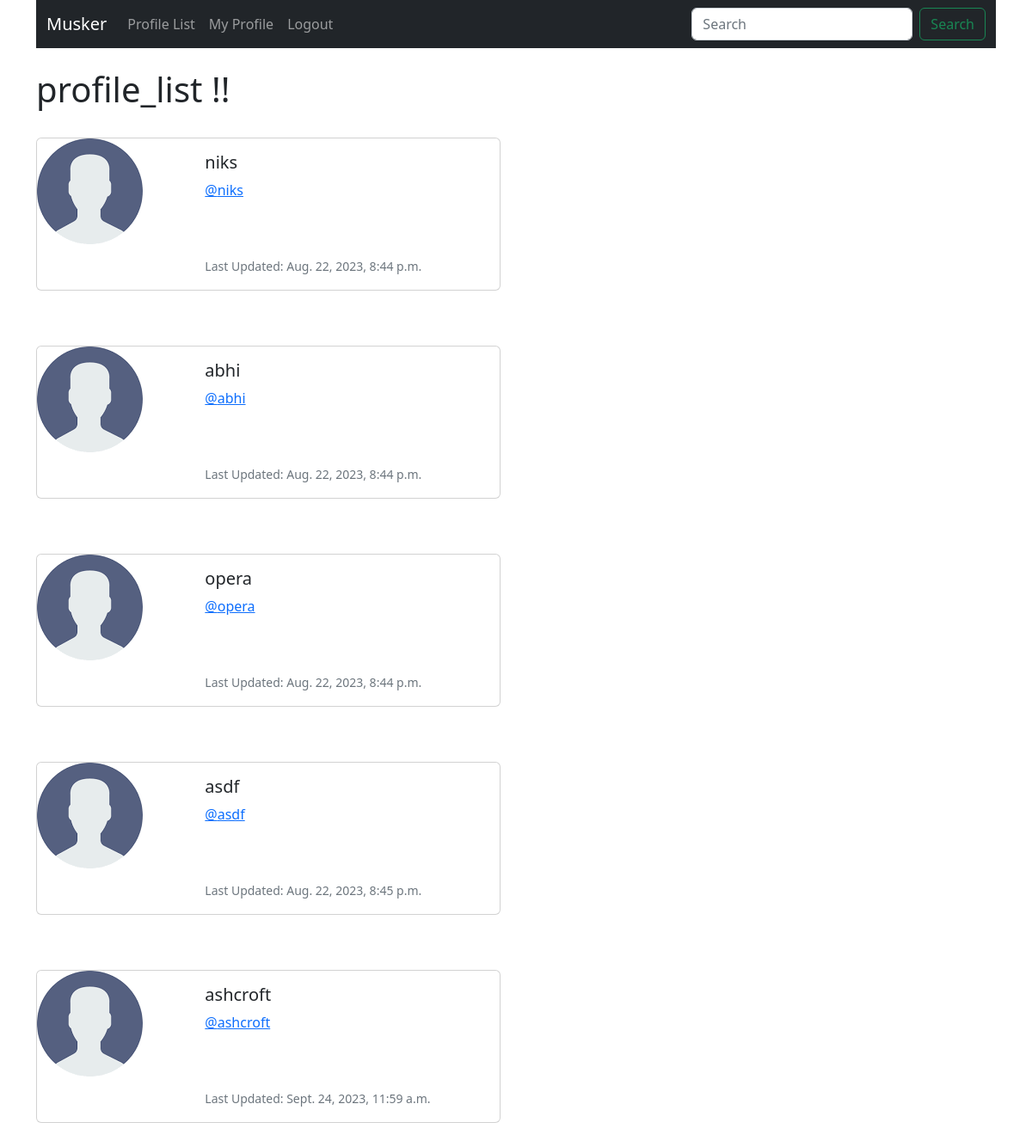
/profile_list/ (signed in), run on an earlier commit of the app's database.
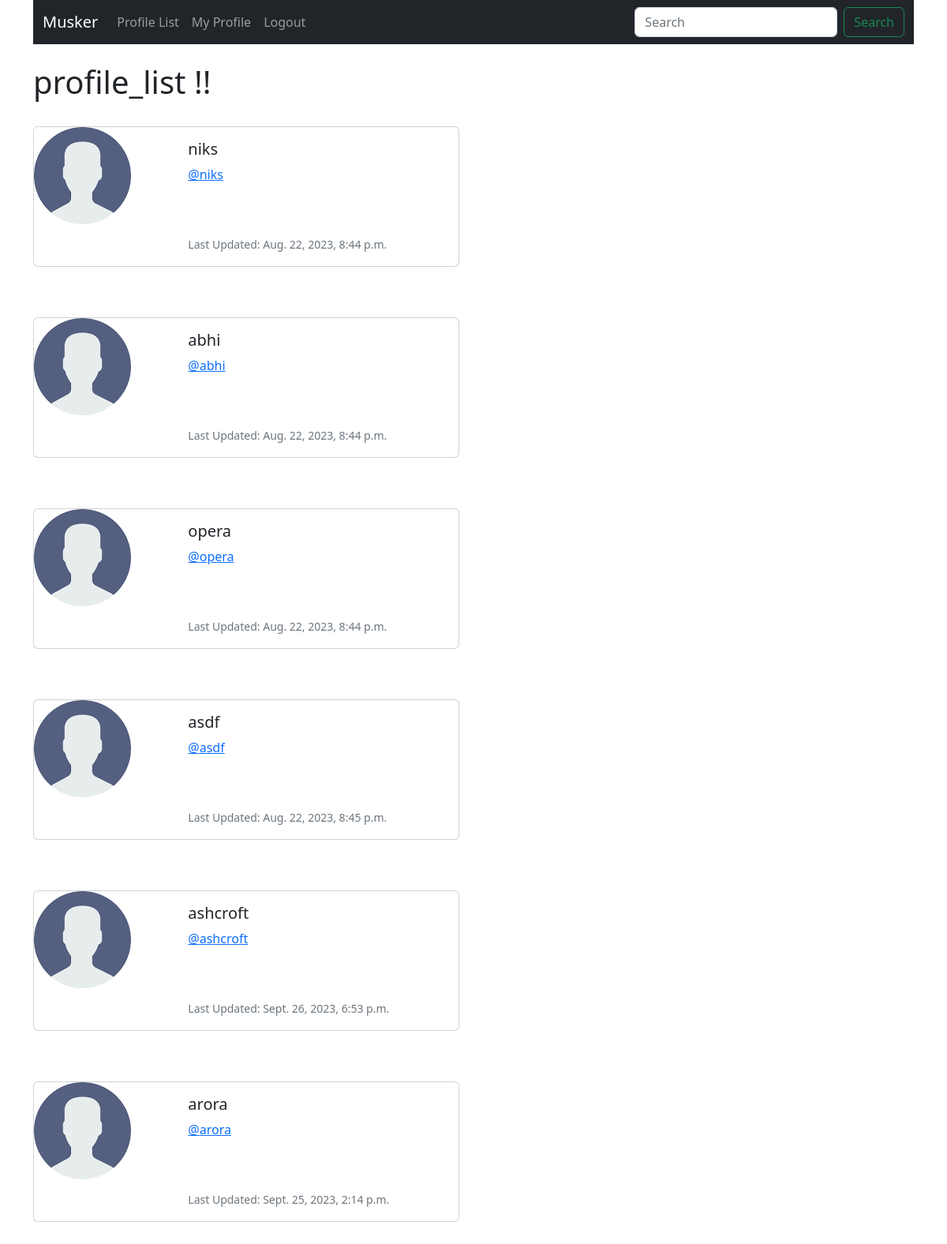
And on a later commit of the database.
### musker/models.py (models this page shows, shortened)
class Profile(models.Model):
    user = models.OneToOneField(User, on_delete=models.CASCADE)
    follows = models.ManyToManyField('self',
        related_name="followed_by",
        symmetrical=False,
        blank=True)
    date_modified = models.DateTimeField(User, auto_now=True)
    profile_image = models.ImageField(null=True, blank=True, upload_to="images/")

### musker/views.py (the view)
# urls.py: path("profile_list/", views.profile_list, name='profile_list'),
def profile_list(request):
    if request.user.is_authenticated:
        profiles = Profile.objects.exclude(user=request.user)
        return render(request, "profile_list.html", {"profiles":profiles})
    else:
        messages.success(request, ("you must be logged in to view this page"))
        return redirect("home")

### musker/templates/profile_list.html
{% extends "base.html"%} {% load static %} {% block content %}
<h1>profile_list !!</h1>
<br />
{% if profiles %} {% for profile in profiles %}
<div class="card mb-3" style="max-width: 540px">
  <div class="row g-0">
    <div class="col-md-4">
      {% if profile.profile_image %}
      <img
        src="{{ profile.profile_image.url }}"
        width="125"
        height="125"
        class="img-fluid"
        alt="{{profile.user.username}}"
      />
      {% else %}
      <img
        src="{% static 'images/dummy.png' %}"
        class="img-fluid rounded-start"
        alt="default profile"
      />
      {% endif %}
    </div>
    <div class="col-md-8">
      <div class="card-body">
        <h5 class="card-title">{{ profile.user.username }}</h5>
        <p class="card-text">
          <a href="{% url 'profile' profile.user.id %}"
            >@{{ profile.user.username|lower}}</a
          >
        </p>
        <br /><br />
        <p class="card-text">
          <small class="text-muted"
            >Last Updated: {{ profile.date_modified}}</small
          >
        </p>
      </div>
    </div>
  </div>
</div>
<br /><br />
{% endfor %} {% endif %} {% endblock %}

### musker/templates/base.html (shortened to what this page needs)
<!DOCTYPE html>
<html lang="en">
  <head>
    <link
      href="https://cdn.jsdelivr.net/npm/bootstrap@5.2.3/dist/css/bootstrap.min.css"
      rel="stylesheet"
    />
  </head>
  <body>
    <div class="container">
      {% include 'navbar.html' %}
      <br />
       {% block content %} {% endblock %}
    </div>
  </body>
</html>

### musker/templates/navbar.html (shortened to what this page needs)
<nav class="navbar navbar-expand-lg navbar-dark bg-dark">
  <div class="container-fluid">
    <a class="navbar-brand" href="{% url 'home' %}">Musker</a>
    <div class="collapse navbar-collapse" id="navbarSupportedContent">
      <ul class="navbar-nav me-auto mb-2 mb-lg-0">
        <li class="nav-item">
          <a class="nav-link" href="{% url 'profile_list' %}">Profile List</a>
        </li>
        {% if user.is_authenticated %}
        <li class="nav-item">
          <a class="nav-link" href="{% url 'profile' request.user.id %}"
            >My Profile</a
          >
        </li>
        <li class="nav-item">
          <a class="nav-link" href="{% url 'logout' %}">Logout</a>
        </li>
        {% endif %}
      </ul>
      <form class="d-flex" role="search">
        <input
          class="form-control me-2"
          type="search"
          placeholder="Search"
          aria-label="Search"
        />
        <button class="btn btn-outline-success" type="submit">Search</button>
      </form>
    </div>
  </div>
</nav>

What changed in the data, as far as the page shows it:
changed Profile "ashcroft": date_modified "Sept. 24, 2023, 11:59 a.m." → "Sept. 26, 2023, 6:53 p.m."
added Profile: user.username "arora", date_modified "Sept. 25, 2023, 2:14 p.m."
